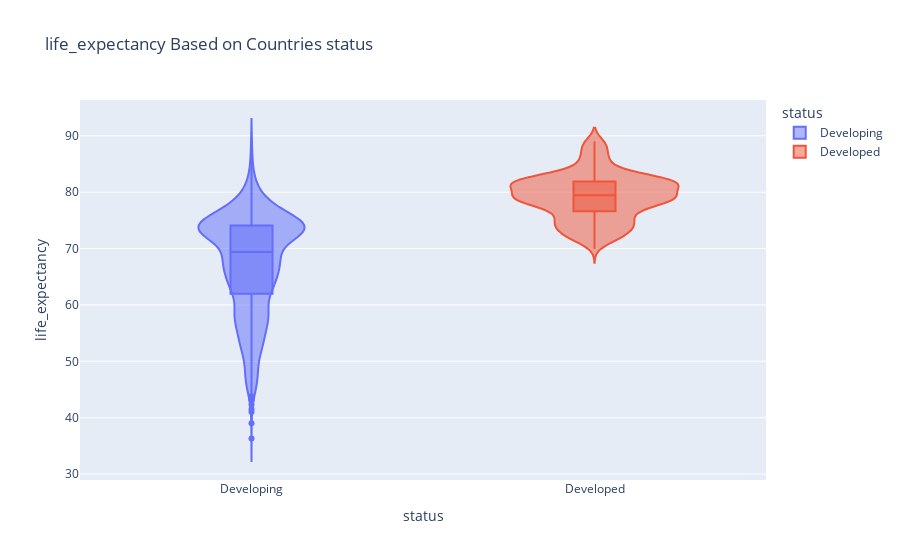

Notebook cell for this chart:
### Code cell
fig=px.violin(df,x='status',y='life_expectancy',color='status',box=True,title='life_expectancy Based on Countries status')
fig.show()

### Figure 1 — Plotly figure (JSON) as saved in the notebook; plotly's stock layout.template omitted (floating-point values rounded to 4 significant figures; data arrays with more than 128 entries replaced by an {"elided": "..."} marker saying what was removed)
{"data": [{"alignmentgroup": "True", "box": {"visible": true}, "hovertemplate": "status=%{x}<br>life_expectancy=%{y}<extra></extra>", "legendgroup": "Developing", "marker": {"color": "#636efa"}, "name": "Developing", "offsetgroup": "Developing", "orientation": "v", "scalegroup": "True", "showlegend": true, "type": "violin", "x": {"elided": "2272 str values"}, "x0": " ", "xaxis": "x", "y": {"elided": "2272 float values"}, "y0": " ", "yaxis": "y"}, {"alignmentgroup": "True", "box": {"visible": true}, "hovertemplate": "status=%{x}<br>life_expectancy=%{y}<extra></extra>", "legendgroup": "Developed", "marker": {"color": "#EF553B"}, "name": "Developed", "offsetgroup": "Developed", "orientation": "v", "scalegroup": "True", "showlegend": true, "type": "violin", "x": {"elided": "464 str values"}, "x0": " ", "xaxis": "x", "y": {"elided": "464 float values"}, "y0": " ", "yaxis": "y"}], "layout": {"legend": {"title": {"text": "status"}, "tracegroupgap": 0}, "title": {"text": "life_expectancy Based on Countries status"}, "violinmode": "overlay", "xaxis": {"anchor": "y", "categoryarray": ["Developing", "Developed"], "categoryorder": "array", "domain": [0, 1], "title": {"text": "status"}}, "yaxis": {"anchor": "x", "domain": [0, 1], "title": {"text": "life_expectancy"}}}}
